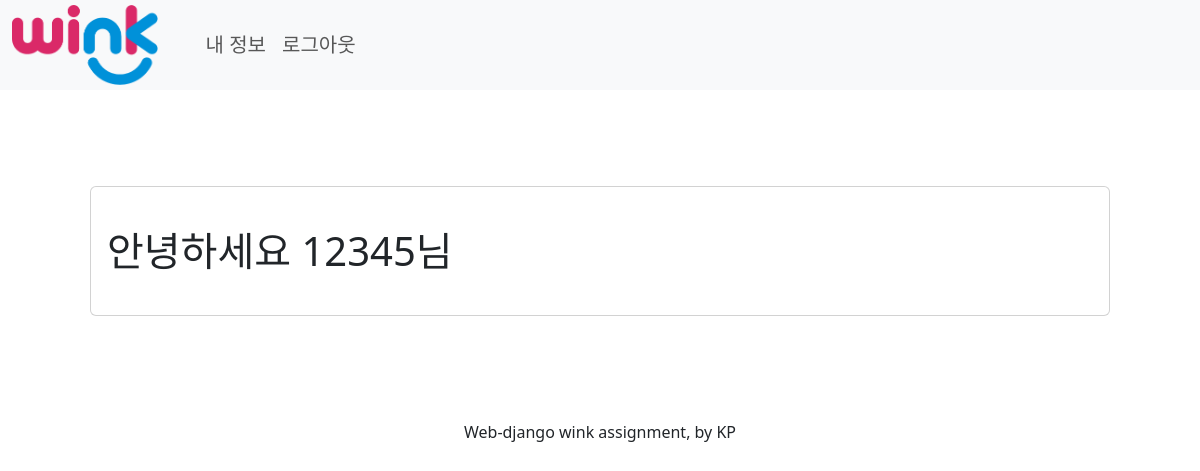
Page /read/1 (signed in) on the earlier database version.
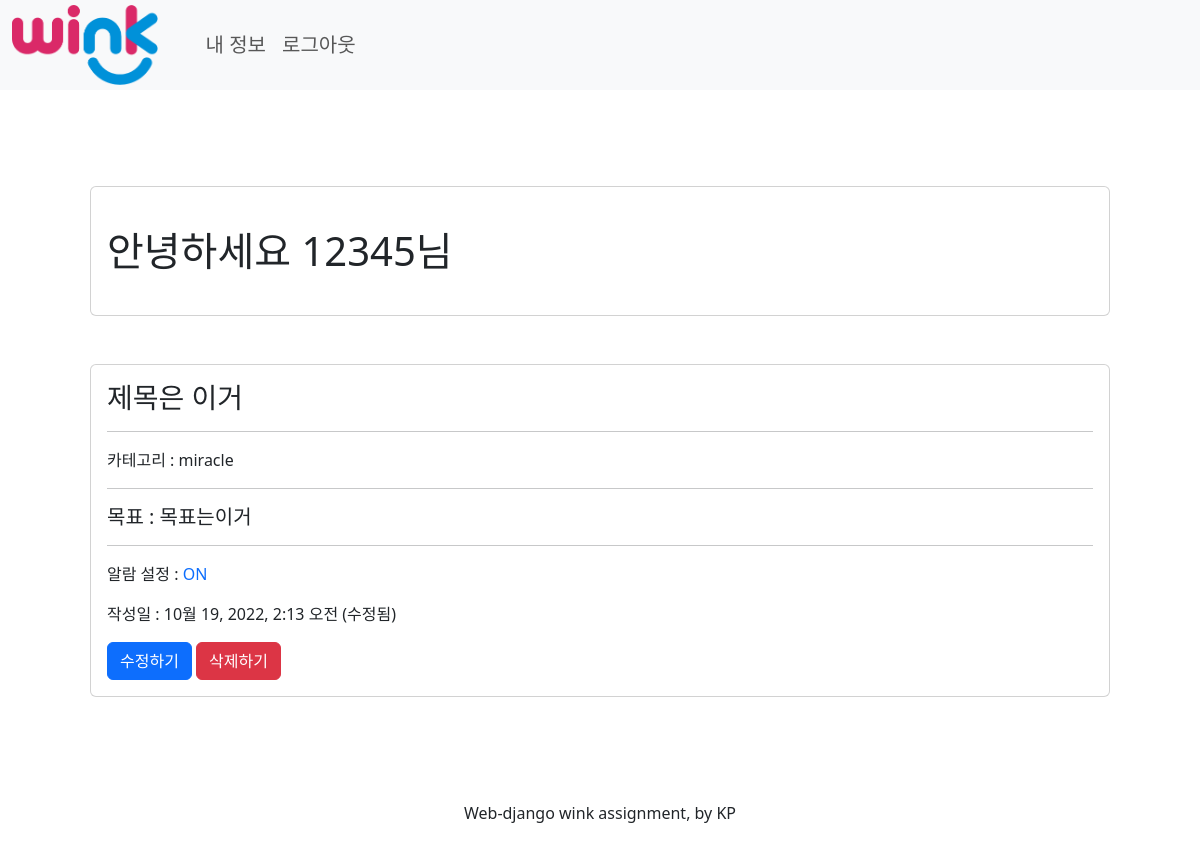
Same page on the later database version.
### accounts/models.py (models this page shows, shortened)
class User(AbstractBaseUser, PermissionsMixin):
    objects = UserManager()
    email = models.EmailField(
        max_length=255,
        unique=True,
    )
    nickname = models.CharField(max_length=30, unique=True)
    is_active = models.BooleanField(default=True)
    is_admin = models.BooleanField(default=False)
    USERNAME_FIELD = "email"
    REQUIRED_FIELDS = [
        "nickname",
    ]
    def __str__(self):
        return self.nickname

### articles/models.py (models this page shows)
class Routines(models.Model):
    user = models.ForeignKey(settings.AUTH_USER_MODEL, on_delete=models.CASCADE)
    title = models.CharField(max_length=20)
    MIRACLE = "miracle"
    HOMEWORK = "homework"
    category = models.CharField(
        max_length=9,
        choices=(
            (MIRACLE, "기상"),
            (HOMEWORK, "숙제"),
        ),
        default=MIRACLE,
    )
    goal = models.TextField()
    is_alarm = models.BooleanField(default=False)
    is_deleted = models.BooleanField(default=False)
    created_at = models.DateTimeField(auto_now_add=True)
    modified_at = models.DateTimeField(auto_now=True)

### articles/views.py (the view)
# urls.py: path("read/<int:account_pk>", views.read, name="read"),
@login_required
def read(request, account_pk):
    routines = Routines.objects.filter(user_id=account_pk)
    routine_days = Routine_day.objects.all()
    context = {
        "routines": routines,
        "routine_days": routine_days,
    }
    return render(request, "articles/read.html", context)

### articles/templates/articles/read.html (shortened to what this page needs)
{% extends 'base.html' %}
{% load static %}
{% block content %}
<div class="container py-5">
    <div class="card m-5 p-3">
        <h1 class="my-4">안녕하세요 {{ user }}님</h1>
    </div>
    {% for routine in routines %}
    {% if not routine.is_delete and routine.user == user %}
    <div class="card m-5">
        <div class="card-body">
            <h3 class="card-title mb-3">{{ routine.title }}</h3>
            <hr>
            <p class="card-subtitle my-3">카테고리 : {{ routine.category }}</p>
            <hr>
            <h5 class="card-text">목표 : {{ routine.goal }}</h5>
            <hr>
            <p class="card-text">알람 설정 :
                {% if routine.is_alarm %}
                <a class="text-primary text-decoration-none" href="{% url 'articles:alarm' routine.pk %}">ON</a>
                {% else %}
                <a class="text-danger text-decoration-none" href="{% url 'articles:alarm' routine.pk %}">OFF</a>
                {% endif %}
            </p>
            {% if routine.created_at == routine.modified_at %}
            작성일 : {{ routine.created_at }}
            {% else %}
            작성일 : {{ routine.modified_at }} (수정됨)
            {% endif %}
            <a class="btn btn-primary" href="{% url 'articles:update' routine.pk %}">수정하기</a>
            <a class="btn btn-danger" href="{% url 'articles:delete' routine.pk %}">삭제하기</a>
        </div>
    </div>
    {% endif %}
    {% endfor %}
</div>
{% endblock %}

### templates/base.html (shortened to what this page needs)
{% load static %}
{% load django_bootstrap5 %}
<!DOCTYPE html>
<html lang="en">
<head>
    {% bootstrap_css %}
</head>
<body>
    <nav class="navbar navbar-expand-lg navbar-light text-bg-light p-0 p-lg-0">
        <div class="container-fluid">
            <a class="navbar-brand" href="{% url 'articles:index' %}">
                <img class="" src="{% static 'images/logo.png' %}" alt="logo" height="80">
            </a>
            <div class="collapse navbar-collapse" id="navbarSupportedContent">
                <ul class="navbar-nav me-auto mb-2 mb-lg-0 ms-lg-4 fs-5 d-flex justify-content-between">
                    {% if request.user.is_authenticated %}
                    <li class="nav-item">
                        <a class="nav-link" href="{% url 'accounts:profile' user.pk %}">내 정보</a>
                    </li>
                    <li class="nav-item">
                        <form action="{% url 'accounts:logout' %}" method="POST">
                            <input class="bg-light border-0 nav-link" type="submit" value="로그아웃">
                        </form>
                    </li>
                    {% endif %}
                </ul>
            </div>
        </div>
    </nav>
    {% block content %}
    {% endblock %}
    <footer class="text-center py-2">
        <div class="container sticky-bottom">
            <p>Web-django wink assignment, by KP</p>
        </div>
    </footer>
</body>
</html>

Differences in the rows shown:
added Routines: title "제목은 이거", category "miracle", goal "목표는이거", is_alarm "ON", modified_at "10월 19, 2022, 2:13 오전"
